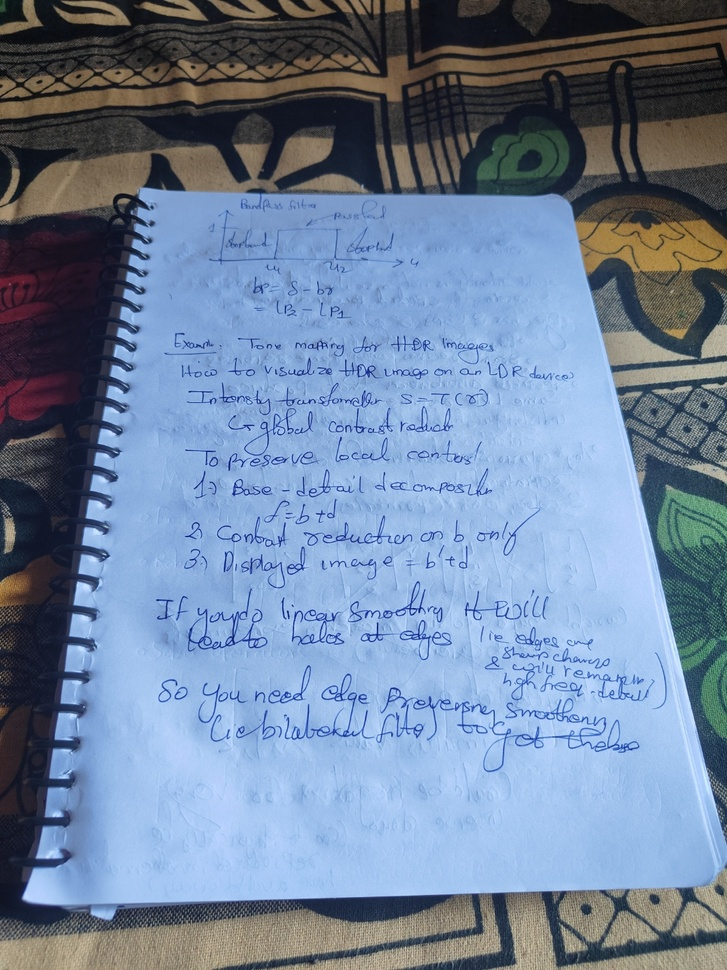
#> input picture COL783/A1/testIMG1.jpg, 727 x 970 px, shrunk from 1067 x 1423 before the run
$ python p1_q2_local.py testIMG1.jpg out.png threshold
#> lines starting #> are read from the running program, lines starting #| are printed output that depends on the picture; after the words box and inside, x2 and y2 are one past the last pixel; in counts of white or black regions, pixels touching at a corner belong together
#> further down, img is the input picture: shape (970, 727, 3); mean R, G, B 112.6, 131.4, 157.3
from skimage import io
import matplotlib.pyplot as plt
import numpy as np
import math
import argparse

def displayIntensityImage(img,file_name):
	plt.figure(figsize=(8,6))
	plt.imshow(img, cmap='gray', vmin=0, vmax=255)
	plt.axis('off')
	plt.title(file_name)
	plt.show()

def convertToIntensity(img):
	if img.ndim == 3 and img.shape[2] > 3:
		img_rgb = img[..., :3]	# img[..., :3] is equivalent to img[:, :, :3] for a 3-D array
	else:
		img_rgb = img
	intensity = img_rgb.astype(np.float32).mean(axis=2)	# axis (0=height, 1=width, 2=channels)
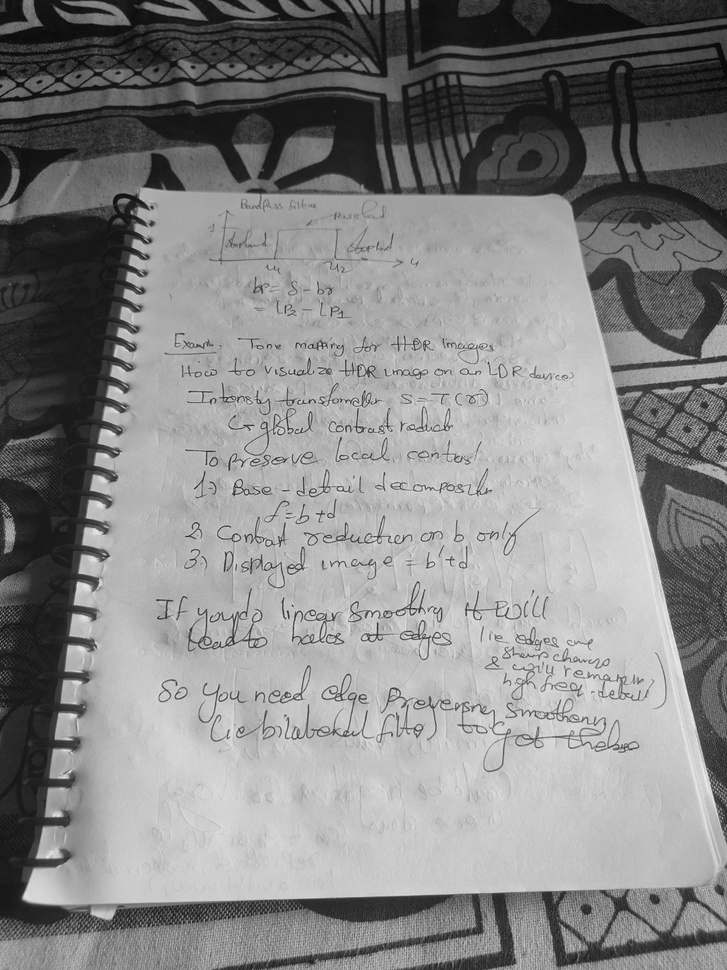
#> intensity: shape (970, 727) float32; min 4.67, max 237.7, mean 133.8
	info = np.iinfo(img_rgb.dtype)
	intensity_out = np.clip(np.round(intensity), info.min, info.max).astype(img_rgb.dtype)
#> the answer given: 100
	return intensity_out

def threshold_image_iterative(intensity_img, thresh):
#> called with thresh = 100
    if intensity_img.ndim != 2:
        raise ValueError("threshold_image_iterative expects a 2D intensity image")
    h, w = intensity_img.shape
#> h = 970; w = 727
    out = np.zeros((h, w), dtype=np.uint8)
    for i in range(h):
        inp_row = intensity_img[i]
        out_row = out[i]
        for j in range(w):
            if inp_row[j] < thresh:
                out_row[j] = 0
            else:
                out_row[j] = 255
    return out

def threshold_image_vectorized(intensity_img, thresh):
    # Fast vectorized version
    out = np.where(intensity_img < thresh, 0, 255).astype(np.uint8)
    return out

def display_side_by_side(original, processed, original_title="Original", processed_title="Processed"):
    plt.figure(figsize=(12,6))
    ax1 = plt.subplot(1,2,1)
    ax1.imshow(original, cmap='gray', vmin=0, vmax=255)
    ax1.set_title(original_title)
    ax1.axis('off')

    ax2 = plt.subplot(1,2,2)
    ax2.imshow(processed, cmap='gray', vmin=0, vmax=255)
    ax2.set_title(processed_title)
    ax2.axis('off')

    plt.tight_layout()
    plt.show()

if __name__ == "__main__":
	parser = argparse.ArgumentParser(description="Contrast")
	parser.add_argument("input_file", help="Input image file path")
	parser.add_argument("output_file", help="Output image file path")
	parser.add_argument("contrast_type", choices=["threshold", "linear", "AutoLinear"], help="Contrast type")
	args = parser.parse_args()
	file_name = args.input_file
	out_name = args.output_file
	contrast_type = args.contrast_type

	img = io.imread(file_name) # image stored as (column index, row index) ie (x,y)
	img_n = convertToIntensity(img)
	if contrast_type == "threshold":
		thresh = int(input("Enter threshold (0-255): "))
		bin_img = threshold_image_iterative(img_n, thresh)
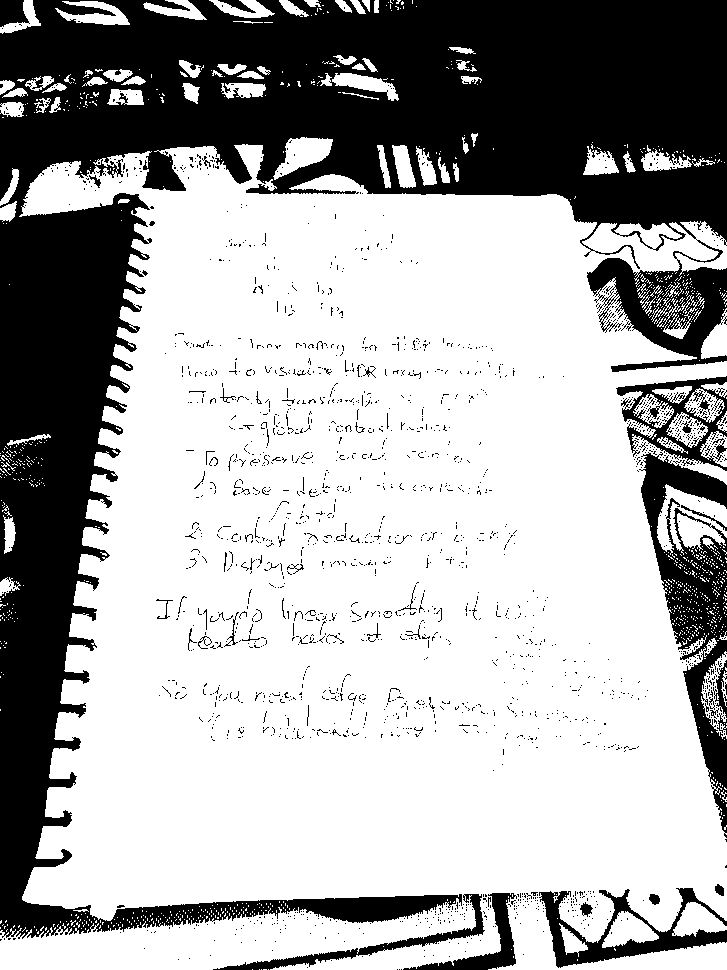
#> bin_img: shape (970, 727); 66.8% white; 1946 black regions (1896 under 20 px), largest, box (x1, y1, x2, y2) and area: (0, 0, 727, 939) 201728, (639, 452, 727, 838) 11634, (539, 888, 727, 968) 4396
		display_side_by_side(img, bin_img, original_title="Original Intensity", processed_title=f"Binarized (thr={thresh})")
#> in display_side_by_side, `plt.show()`:
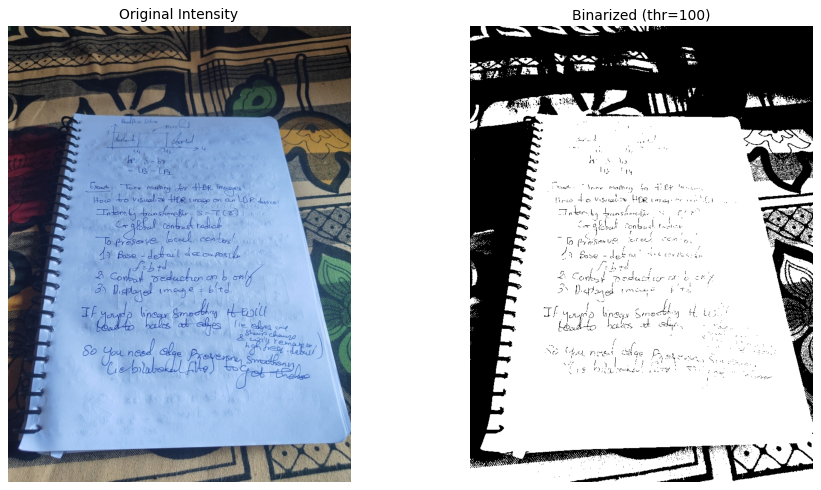
#> figure drawn by matplotlib, 2 panels
		io.imsave(out_name, bin_img)

$ run again, on COL783/A1/testIMG3.jpg
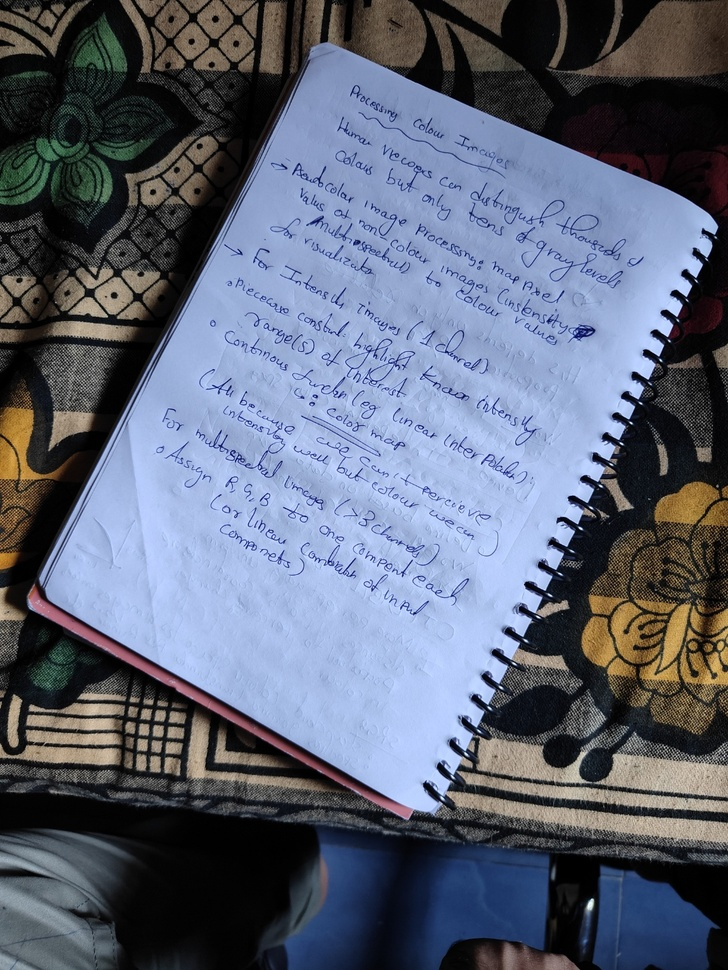
#> input picture COL783/A1/testIMG3.jpg, 728 x 970 px, shrunk from 1041 x 1387 before the run
#> img is the input picture: shape (970, 728, 3); mean R, G, B 93.5, 100.8, 118.4
#> `bin_img = threshold_image_iterative(img_n, thresh)`:
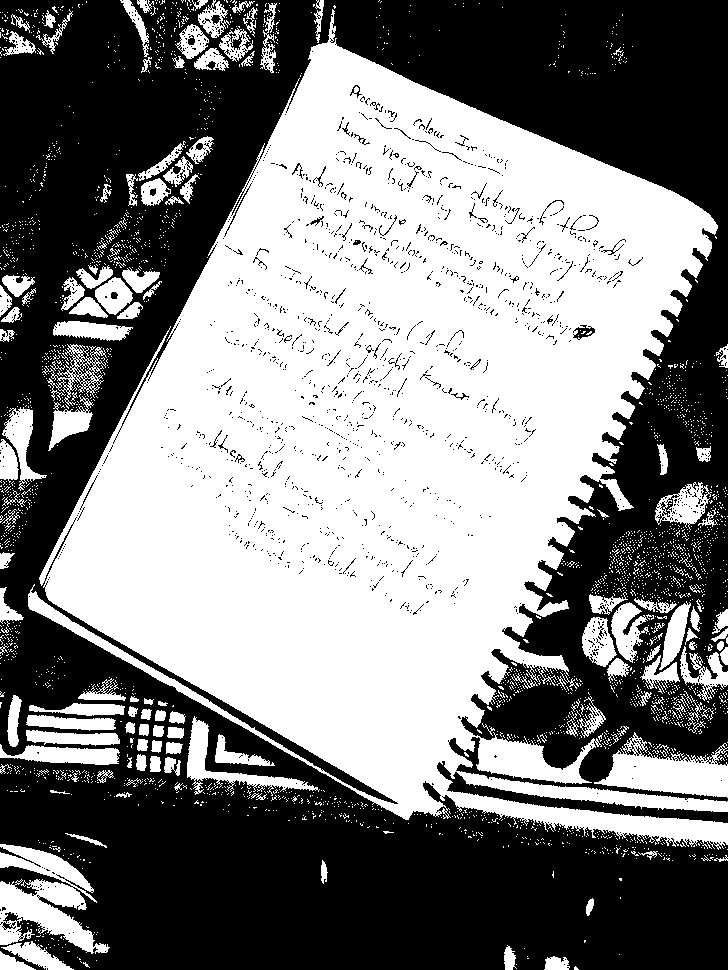
#> bin_img: shape (970, 728); 50% white; 1645 black regions (1579 under 20 px), largest, box (x1, y1, x2, y2) and area: (0, 0, 728, 970) 342390, (437, 761, 728, 823) 2872, (573, 325, 595, 340) 162
#> in display_side_by_side, `plt.show()`:
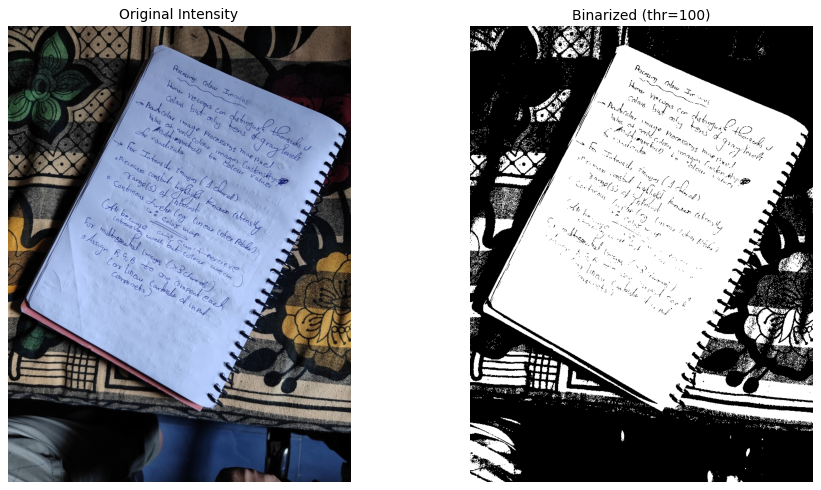
#> figure drawn by matplotlib, 2 panels

$ run again, on COL783/A1/FruitBowl.jpg
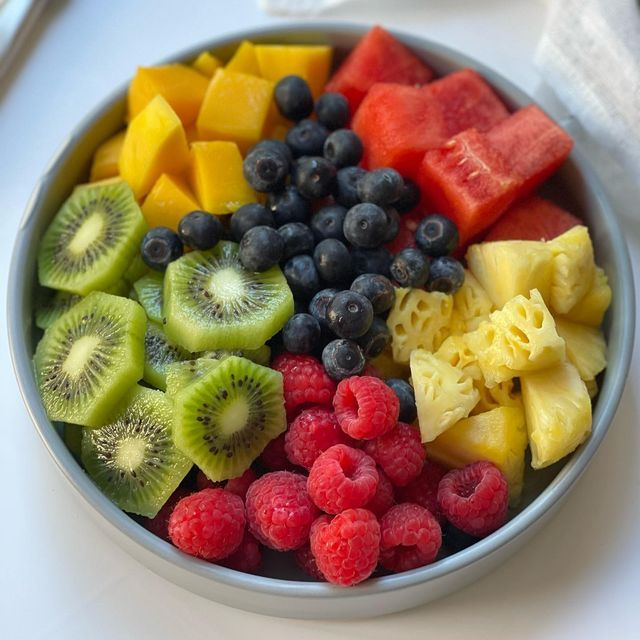
#> input picture COL783/A1/FruitBowl.jpg, 640 x 640 px
#> img is the input picture: shape (640, 640, 3); mean R, G, B 148.3, 124.3, 98.4
#> `bin_img = threshold_image_iterative(img_n, thresh)`:
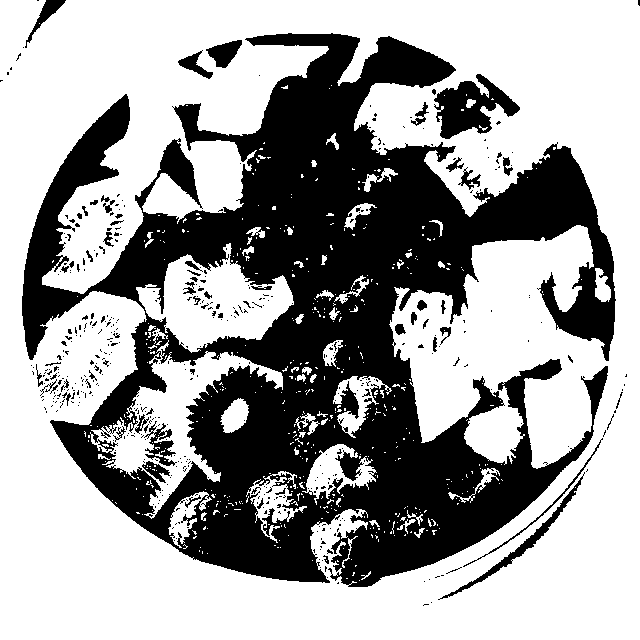
#> bin_img: shape (640, 640); 62.7% white; 477 black regions (419 under 20 px), largest, box (x1, y1, x2, y2) and area: (22, 33, 616, 587) 142271, (434, 74, 520, 139) 2804, (438, 472, 585, 600) 1057
#> in display_side_by_side, `plt.show()`:
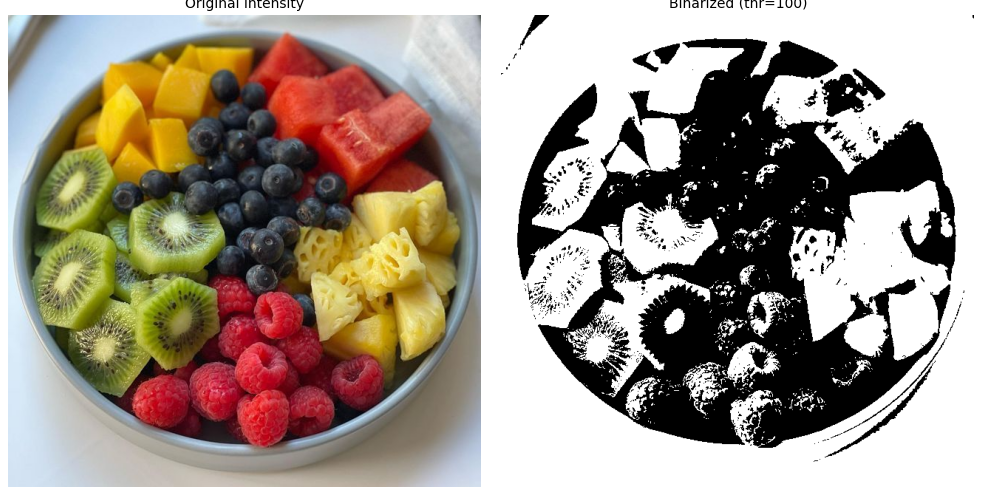
#> figure drawn by matplotlib, 2 panels
